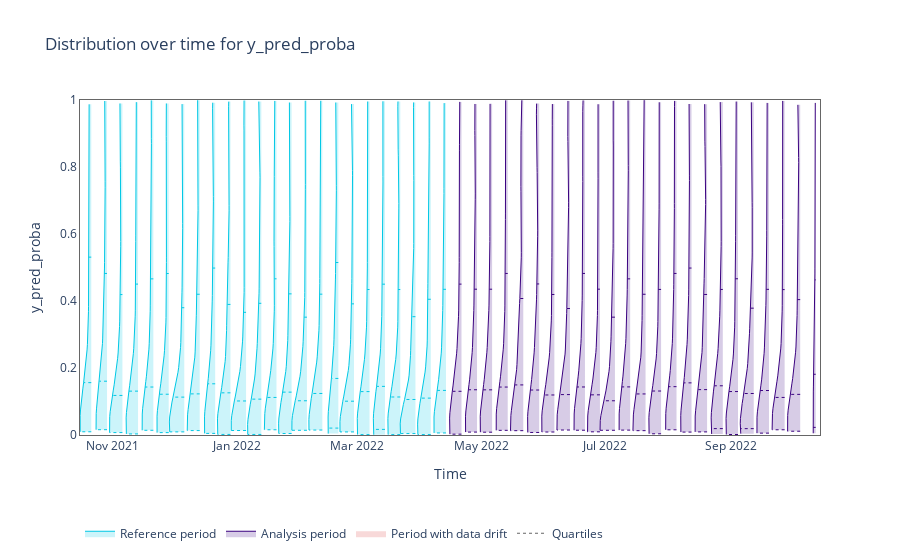

Notebook code for this chart:
### Code cell
figure = univariate_results.plot(kind='prediction_distribution', metric='statistic')
figure.show()
